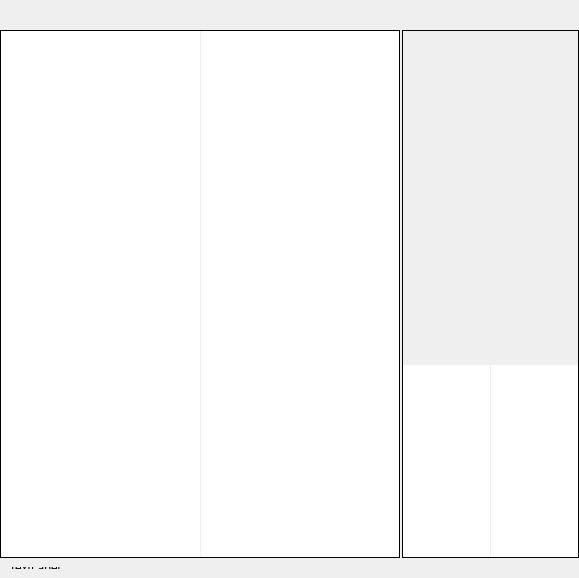
<?xml version="1.0" encoding="UTF-8"?>
<ui version="4.0">
 <class>ReiheBrowser</class>
 <widget class="QWidget" name="ReiheBrowser">
  <property name="geometry">
   <rect>
    <x>0</x>
    <y>0</y>
    <width>579</width>
    <height>578</height>
   </rect>
  </property>
  <property name="windowTitle">
   <string>Form</string>
  </property>
  <layout class="QVBoxLayout" name="verticalLayout">
   <property name="spacing">
    <number>0</number>
   </property>
   <property name="leftMargin">
    <number>0</number>
   </property>
   <property name="topMargin">
    <number>0</number>
   </property>
   <property name="rightMargin">
    <number>0</number>
   </property>
   <property name="bottomMargin">
    <number>0</number>
   </property>
   <item>
    <widget class="QToolBar" name="toolBar">
     <property name="minimumSize">
      <size>
       <width>0</width>
       <height>30</height>
      </size>
     </property>
     <property name="maximumSize">
      <size>
       <width>16777215</width>
       <height>30</height>
      </size>
     </property>
    </widget>
   </item>
   <item>
    <widget class="QWidget" name="widget" native="true">
     <layout class="QHBoxLayout" name="horizontalLayout_4">
      <property name="spacing">
       <number>0</number>
      </property>
      <property name="leftMargin">
       <number>0</number>
      </property>
      <property name="topMargin">
       <number>0</number>
      </property>
      <property name="rightMargin">
       <number>0</number>
      </property>
      <property name="bottomMargin">
       <number>0</number>
      </property>
      <item>
       <widget class="QWidget" name="widget_3" native="true">
        <property name="sizePolicy">
         <sizepolicy hsizetype="Preferred" vsizetype="Preferred">
          <horstretch>1</horstretch>
          <verstretch>0</verstretch>
         </sizepolicy>
        </property>
        <property name="minimumSize">
         <size>
          <width>400</width>
          <height>20</height>
         </size>
        </property>
        <property name="maximumSize">
         <size>
          <width>16777215</width>
          <height>16777215</height>
         </size>
        </property>
        <layout class="QHBoxLayout" name="horizontalLayout">
         <property name="spacing">
          <number>0</number>
         </property>
         <property name="leftMargin">
          <number>0</number>
         </property>
         <property name="topMargin">
          <number>0</number>
         </property>
         <property name="rightMargin">
          <number>0</number>
         </property>
         <property name="bottomMargin">
          <number>0</number>
         </property>
         <item>
          <widget class="QSplitter" name="splitter">
           <property name="frameShape">
            <enum>QFrame::Panel</enum>
           </property>
           <property name="orientation">
            <enum>Qt::Horizontal</enum>
           </property>
           <property name="handleWidth">
            <number>1</number>
           </property>
           <widget class="PObjectIconView" name="selector">
            <property name="frameShape">
             <enum>QFrame::NoFrame</enum>
            </property>
           </widget>
           <widget class="PObjectIconView" name="planer">
            <property name="frameShape">
             <enum>QFrame::NoFrame</enum>
            </property>
           </widget>
          </widget>
         </item>
        </layout>
       </widget>
      </item>
      <item>
       <widget class="QWidget" name="widget_2" native="true">
        <property name="sizePolicy">
         <sizepolicy hsizetype="Expanding" vsizetype="Preferred">
          <horstretch>10</horstretch>
          <verstretch>0</verstretch>
         </sizepolicy>
        </property>
        <layout class="QHBoxLayout" name="horizontalLayout_2">
         <property name="spacing">
          <number>0</number>
         </property>
         <property name="leftMargin">
          <number>2</number>
         </property>
         <property name="topMargin">
          <number>0</number>
         </property>
         <property name="rightMargin">
          <number>0</number>
         </property>
         <property name="bottomMargin">
          <number>0</number>
         </property>
         <item>
          <widget class="QSplitter" name="splitter_2">
           <property name="sizePolicy">
            <sizepolicy hsizetype="Expanding" vsizetype="Expanding">
             <horstretch>0</horstretch>
             <verstretch>0</verstretch>
            </sizepolicy>
           </property>
           <property name="frameShape">
            <enum>QFrame::Panel</enum>
           </property>
           <property name="orientation">
            <enum>Qt::Vertical</enum>
           </property>
           <property name="handleWidth">
            <number>1</number>
           </property>
           <widget class="TextPropertyViewer" name="textViewer" native="true">
            <property name="sizePolicy">
             <sizepolicy hsizetype="Expanding" vsizetype="Expanding">
              <horstretch>0</horstretch>
              <verstretch>10</verstretch>
             </sizepolicy>
            </property>
           </widget>
           <widget class="QWidget" name="widget_4" native="true">
            <property name="sizePolicy">
             <sizepolicy hsizetype="Preferred" vsizetype="Preferred">
              <horstretch>0</horstretch>
              <verstretch>0</verstretch>
             </sizepolicy>
            </property>
            <layout class="QHBoxLayout" name="horizontalLayout_3">
             <property name="spacing">
              <number>0</number>
             </property>
             <property name="leftMargin">
              <number>0</number>
             </property>
             <property name="topMargin">
              <number>0</number>
             </property>
             <property name="rightMargin">
              <number>0</number>
             </property>
             <property name="bottomMargin">
              <number>0</number>
             </property>
             <item>
              <widget class="QSplitter" name="splitter_3">
               <property name="orientation">
                <enum>Qt::Horizontal</enum>
               </property>
               <property name="handleWidth">
                <number>1</number>
               </property>
               <widget class="PObjectIconView" name="listNotes">
                <property name="frameShape">
                 <enum>QFrame::NoFrame</enum>
                </property>
               </widget>
               <widget class="PObjectIconView" name="listMaterial">
                <property name="frameShape">
                 <enum>QFrame::NoFrame</enum>
                </property>
               </widget>
              </widget>
             </item>
            </layout>
           </widget>
          </widget>
         </item>
        </layout>
       </widget>
      </item>
     </layout>
    </widget>
   </item>
   <item>
    <widget class="QWidget" name="footerWidget" native="true">
     <property name="minimumSize">
      <size>
       <width>0</width>
       <height>20</height>
      </size>
     </property>
     <property name="maximumSize">
      <size>
       <width>16777215</width>
       <height>20</height>
      </size>
     </property>
     <layout class="QHBoxLayout" name="horizontalLayout_6">
      <item>
       <widget class="QLabel" name="titleLabel">
        <property name="text">
         <string>TextLabel</string>
        </property>
       </widget>
      </item>
     </layout>
    </widget>
   </item>
  </layout>
 </widget>
 <customwidgets>
  <customwidget>
   <class>PObjectIconView</class>
   <extends>QListWidget</extends>
   <header>gui/forms/pobjecticonview.h</header>
  </customwidget>
  <customwidget>
   <class>TextPropertyViewer</class>
   <extends>QWidget</extends>
   <header>textpropertyviewer.h</header>
   <container>1</container>
  </customwidget>
 </customwidgets>
 <resources/>
 <connections/>
</ui>
